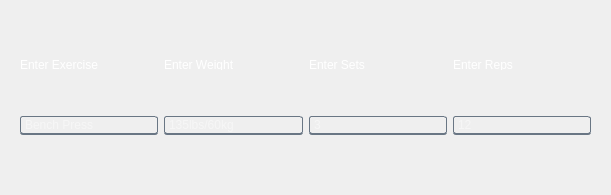
               <widget class="QWidget" name="EWGymscrollAreaWidgetContents">
                <property name="geometry">
                 <rect>
                  <x>0</x>
                  <y>0</y>
                  <width>611</width>
                  <height>195</height>
                 </rect>
                </property>
                <layout class="QHBoxLayout" name="horizontalLayout_16">
                 <item>
                  <widget class="QWidget" name="EWGymWidget" native="true">
                   <property name="styleSheet">
                    <string notr="true"/>
                   </property>
                   <layout class="QGridLayout" name="gridLayout_26">
                    <item row="0" column="3">
                     <widget class="QLabel" name="EWGymReps">
                      <property name="maximumSize">
                       <size>
                        <width>16777215</width>
                        <height>10</height>
                       </size>
                      </property>
                      <property name="styleSheet">
                       <string notr="true">color: white; 
border: none;
background: transparent;
text-align: left; /* Align the text inside the QPushButton to the left */
padding-left: 0px;
</string>
                      </property>
                      <property name="text">
                       <string>Enter Reps</string>
                      </property>
                     </widget>
                    </item>
                    <item row="1" column="3">
                     <widget class="QLineEdit" name="EWGymRepsLE">
                      <property name="styleSheet">
                       <string notr="true">QLineEdit {
    background-color: rgba(0, 0, 0, 0);
    border-top: 1px solid rgba(105, 118, 132, 255);
    border-right: 1px solid rgba(105, 118, 132, 255);
    border-left: 1px solid rgba(105, 118, 132, 255);
    border-bottom: 2px solid rgba(105, 118, 132, 255);
    color: rgba(255, 255, 255, 230);
    padding-left: 2px;
    border-radius: 3px; /* Adjust this value to change the roundness */
}
</string>
                      </property>
                      <property name="text">
                       <string/>
                      </property>
                      <property name="placeholderText">
                       <string>12</string>
                      </property>
                     </widget>
                    </item>
                    <item row="0" column="0">
                     <widget class="QLabel" name="EWGymExercise">
                      <property name="maximumSize">
                       <size>
                        <width>16777215</width>
                        <height>10</height>
                       </size>
                      </property>
                      <property name="styleSheet">
                       <string notr="true">color: white; 
border: none;
background: transparent;
text-align: left; /* Align the text inside the QPushButton to the left */
padding-left: 0px;
</string>
                      </property>
                      <property name="text">
                       <string>Enter Exercise</string>
                      </property>
                     </widget>
                    </item>
                    <item row="1" column="0">
                     <widget class="QLineEdit" name="EWGymExerciseLE">
                      <property name="styleSheet">
                       <string notr="true">QLineEdit {

    padding-right: 20px; /* Adjust padding so text does not overlap the icon */
    background-color: rgba(0, 0, 0, 0);
    border-top: 1px solid rgba(105, 118, 132, 255);
    border-right: 1px solid rgba(105, 118, 132, 255);
    border-left: 1px solid rgba(105, 118, 132, 255);
    border-bottom: 2px solid rgba(105, 118, 132, 255);
    color: rgba(255, 255, 255, 230);
    padding-left: 2px;
    border-radius: 3px; /* Adjust this value to change the roundness */
}
</string>
                      </property>
                      <property name="text">
                       <string/>
                      </property>
                      <property name="placeholderText">
                       <string>Bench Press</string>
                      </property>
                     </widget>
                    </item>
                    <item row="1" column="1">
                     <widget class="QLineEdit" name="EWGymWeightLE">
                      <property name="styleSheet">
                       <string notr="true">QLineEdit {
    background-color: rgba(0, 0, 0, 0);
    border-top: 1px solid rgba(105, 118, 132, 255);
    border-right: 1px solid rgba(105, 118, 132, 255);
    border-left: 1px solid rgba(105, 118, 132, 255);
    border-bottom: 2px solid rgba(105, 118, 132, 255);
    color: rgba(255, 255, 255, 230);
    padding-left: 2px;
    border-radius: 3px; /* Adjust this value to change the roundness */
}
</string>
                      </property>
                      <property name="text">
                       <string/>
                      </property>
                      <property name="placeholderText">
                       <string>135lbs/60kg</string>
                      </property>
                     </widget>
                    </item>
                    <item row="0" column="1">
                     <widget class="QLabel" name="EWGymWeight">
                      <property name="maximumSize">
                       <size>
                        <width>16777215</width>
                        <height>10</height>
                       </size>
                      </property>
                      <property name="styleSheet">
                       <string notr="true">color: white; 
border: none;
background: transparent;
text-align: left; /* Align the text inside the QPushButton to the left */
padding-left: 0px;
</string>
                      </property>
                      <property name="text">
                       <string>Enter Weight</string>
                      </property>
                     </widget>
                    </item>
                    <item row="0" column="2">
                     <widget class="QLabel" name="EWGymSets">
                      <property name="maximumSize">
                       <size>
                        <width>16777215</width>
                        <height>10</height>
                       </size>
                      </property>
                      <property name="styleSheet">
                       <string notr="true">color: white; 
border: none;
background: transparent;
text-align: left; /* Align the text inside the QPushButton to the left */
padding-left: 0px;
</string>
                      </property>
                      <property name="text">
                       <string>Enter Sets</string>
                      </property>
                     </widget>
                    </item>
                    <item row="1" column="2">
                     <widget class="QLineEdit" name="EWGymSetsLE">
                      <property name="styleSheet">
                       <string notr="true">QLineEdit {
    background-color: rgba(0, 0, 0, 0);
    border-top: 1px solid rgba(105, 118, 132, 255);
    border-right: 1px solid rgba(105, 118, 132, 255);
    border-left: 1px solid rgba(105, 118, 132, 255);
    border-bottom: 2px solid rgba(105, 118, 132, 255);
    color: rgba(255, 255, 255, 230);
    padding-left: 2px;
    border-radius: 3px; /* Adjust this value to change the roundness */
}
</string>
                      </property>
                      <property name="text">
                       <string/>
                      </property>
                      <property name="placeholderText">
                       <string>3</string>
                      </property>
                     </widget>
                    </item>
                   </layout>
                  </widget>
                 </item>
                </layout>
               </widget>
